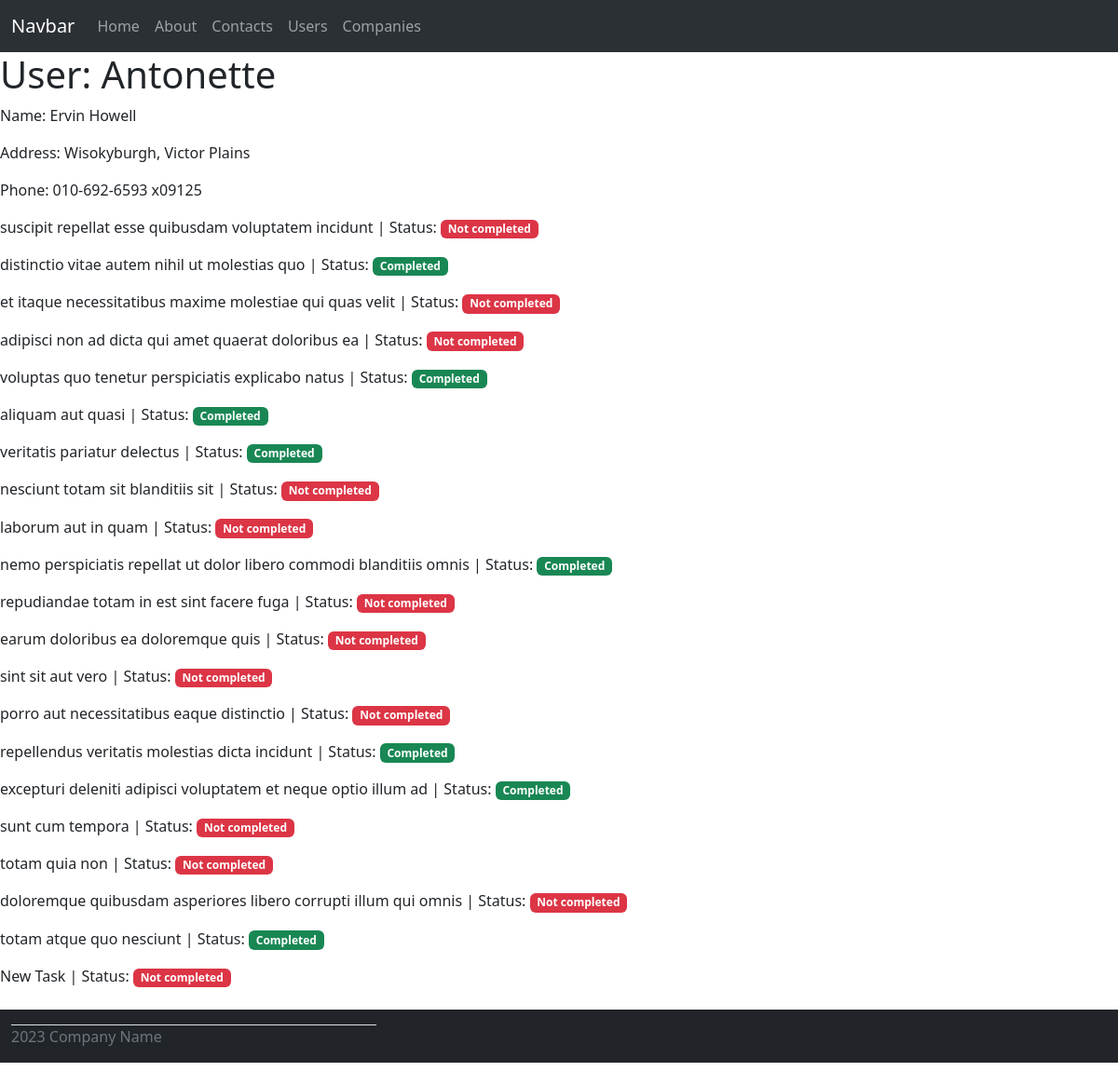
The page /users/2 on the database its author committed.
### models.py (models this page shows)
class User(db.Model):
    id = db.Column(db.Integer, primary_key=True)
    name = db.Column(db.String(80), index=True)
    username = db.Column(db.String(80), index=True, unique=True)
    email = db.Column(db.String(255), index=True, unique=True)
    street = db.Column(db.String(255))
    city = db.Column(db.String(255), index=True)
    phone = db.Column(db.String(255))
    company_id = db.Column(db.Integer, db.ForeignKey('company.id'))

class ToDo(db.Model):
    id = db.Column(db.Integer, primary_key=True)
    title = db.Column(db.String(255))
    user_id = db.Column(db.Integer, db.ForeignKey('user.id'))
    created_at = db.Column(db.DateTime, default='2024-01-05 12:00:00')
    deadline = db.Column(db.DateTime)
    completed = db.Column(db.Boolean, index=True, default=False)

### routes.py (the view)
@app.route('/users/<id>')
def user(id):
    instance = User.query.get(id)
    user_todos = ToDo.query.filter_by(user_id=id)
    return render_template('user_page.html', title="О пользователе",
                           user=instance, todos=user_todos)

### templates/user_page.html
{% extends 'base.html' %}
{% block content %}
    {% if user %}
        <h1>User: {{ user.username }}</h1>
        <p>Name: {{ user.name }}</p>
        <p>Address: {{ user.city }}, {{ user.street }}</p>
        <p>Phone: {{ user.phone }}</p>
    {% endif %}
    {% for todo in todos %}
    	<p>{{ todo.title }} | Status:
            {% if todo.completed %}
                <span class="badge bg-success">Completed</span>
            {% else %}
                <span class="badge bg-danger">Not completed</span>
            {% endif %}
        </p>
    {% endfor %}
{% endblock %}

### rows shown on the page
User: username "Antonette", name "Ervin Howell", city "Wisokyburgh", street "Victor Plains", phone "010-692-6593 x09125"
ToDo: title "suscipit repellat esse quibusdam voluptatem incidunt", completed "Not completed"
ToDo: title "distinctio vitae autem nihil ut molestias quo", completed "Completed"
ToDo: title "et itaque necessitatibus maxime molestiae qui quas velit", completed "Not completed"
ToDo: title "adipisci non ad dicta qui amet quaerat doloribus ea", completed "Not completed"
ToDo: title "voluptas quo tenetur perspiciatis explicabo natus", completed "Completed"
ToDo: title "aliquam aut quasi", completed "Completed"
ToDo: title "veritatis pariatur delectus", completed "Completed"
ToDo: title "nesciunt totam sit blanditiis sit", completed "Not completed"
ToDo: title "laborum aut in quam", completed "Not completed"
ToDo: title "nemo perspiciatis repellat ut dolor libero commodi blanditiis omnis", completed "Completed"
ToDo: title "repudiandae totam in est sint facere fuga", completed "Not completed"
ToDo: title "earum doloribus ea doloremque quis", completed "Not completed"
ToDo: title "sint sit aut vero", completed "Not completed"
ToDo: title "porro aut necessitatibus eaque distinctio", completed "Not completed"
ToDo: title "repellendus veritatis molestias dicta incidunt", completed "Completed"
ToDo: title "excepturi deleniti adipisci voluptatem et neque optio illum ad", completed "Completed"
ToDo: title "sunt cum tempora", completed "Not completed"
ToDo: title "totam quia non", completed "Not completed"
ToDo: title "doloremque quibusdam asperiores libero corrupti illum qui omnis", completed "Not completed"
ToDo: title "totam atque quo nesciunt", completed "Completed"
ToDo: title "New Task", completed "Not completed"
